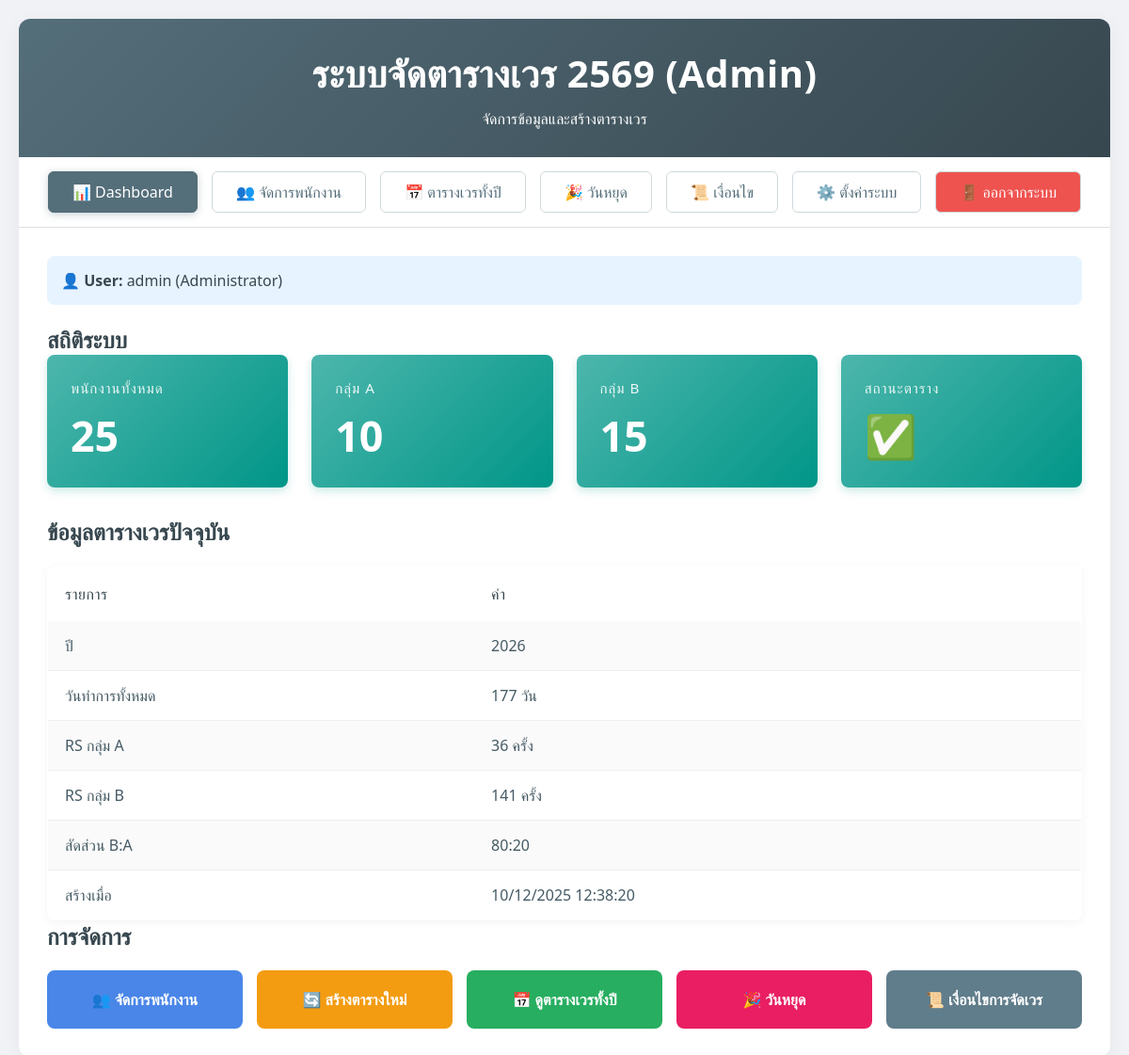
/admin/index.php (signed in), run on the app's committed database.
### tables this page shows
CREATE TABLE `schedule_meta` (
  `id` int(11) NOT NULL AUTO_INCREMENT,
  `year` int(11) NOT NULL,
  `working_days_count` int(11) DEFAULT NULL,
  `rs_group_a_count` int(11) DEFAULT NULL,
  `rs_group_b_count` int(11) DEFAULT NULL,
  `generated_at` timestamp NULL DEFAULT current_timestamp(),
  PRIMARY KEY (`id`),
  UNIQUE KEY `year` (`year`),
  KEY `idx_year` (`year`)
);

### src/auth/Auth.php (called while the page is built, shortened)
<?php
require_once __DIR__ . '/../config/database.php';
class Auth
{
    public static function getAdminUsername(): ?string
    {
        return $_SESSION['admin_username'] ?? null;
    }
}

### src/config/database.php (called while the page is built, shortened)
<?php
class Database
{
    private static ?Database $instance = null;
    private PDO $conn;
    private function __construct()
    {
        $host = getenv('DB_HOST') ?: 'db';
        $dbname = getenv('DB_NAME') ?: 'shift_scheduler';
        $user = getenv('DB_USER') ?: 'scheduler_user';
        $pass = getenv('DB_PASS') ?: 'scheduler_secure_pass_2026';
        $port = getenv('DB_PORT') ?: '3306';
        try {
            $this->conn = new PDO(
                "mysql:host=$host;port=$port;dbname=$dbname;charset=utf8mb4",
                $user,
                $pass,
                [
                    PDO::ATTR_ERRMODE => PDO::ERRMODE_EXCEPTION,
                    PDO::ATTR_DEFAULT_FETCH_MODE => PDO::FETCH_ASSOC,
                    PDO::ATTR_EMULATE_PREPARES => false
                ]
            );
        } catch (PDOException $e) {
            sleep(2);
            try {
                $this->conn = new PDO(
                    "mysql:host=$host;port=$port;dbname=$dbname;charset=utf8mb4",
                    $user,
                    $pass,
                    [
                        PDO::ATTR_ERRMODE => PDO::ERRMODE_EXCEPTION,
                        PDO::ATTR_DEFAULT_FETCH_MODE => PDO::FETCH_ASSOC,
                        PDO::ATTR_EMULATE_PREPARES => false
                    ]
                );
            } catch (PDOException $e) {
                die("Database connection failed: " . $e->getMessage());
            }
        }
    }
    public static function getInstance(): Database
    {
        if (self::$instance === null) {
            self::$instance = new Database();
        }
        return self::$instance;
    }
    public function getConnection(): PDO
    {
        return $this->conn;
    }
}

### src/models/StaffDB.php (called while the page is built, shortened)
<?php
require_once __DIR__ . '/../config/database.php';
class StaffDB
{
    private PDO $db;
    public function __construct()
    {
        $this->db = Database::getInstance()->getConnection();
    }
    public function getCountByGroup(string $group): int
    {
        $stmt = $this->db->prepare("SELECT COUNT(*) FROM staff WHERE group_type = ? AND active = 1");
        $stmt->execute([$group]);
        return (int) $stmt->fetchColumn();
    }
}

### src/models/ScheduleDB.php (called while the page is built, shortened)
<?php
require_once __DIR__ . '/../config/database.php';
class ScheduleDB
{
    private PDO $db;
    public function __construct()
    {
        $this->db = Database::getInstance()->getConnection();
    }
    public function getMeta(int $year): ?array
    {
        $stmt = $this->db->prepare("SELECT * FROM schedule_meta WHERE year = ?");
        $stmt->execute([$year]);
        $result = $stmt->fetch();
        return $result ?: null;
    }
    public function scheduleExists(int $year): bool
    {
        $stmt = $this->db->prepare("SELECT COUNT(*) FROM schedules WHERE year = ?");
        $stmt->execute([$year]);
        return $stmt->fetchColumn() > 0;
    }
}

### src/admin/index.php (the view, shortened to what this page needs)
<?php
require_once __DIR__ . '/../auth/Auth.php';
require_once __DIR__ . '/../models/StaffDB.php';
require_once __DIR__ . '/../models/ScheduleDB.php';
$staffDB = new StaffDB();
$scheduleDB = new ScheduleDB();
$groupACount = $staffDB->getCountByGroup('A');
$groupBCount = $staffDB->getCountByGroup('B');
$totalStaff = $groupACount + $groupBCount;
$scheduleMeta = $scheduleDB->getMeta(YEAR);
$scheduleExists = $scheduleDB->scheduleExists(YEAR);
$adminUsername = Auth::getAdminUsername();
?>
<!DOCTYPE html>
<html lang="th">
<head>
    <link rel="stylesheet" href="../public/css/style.css">
</head>
<body>
    <div class="container">
        <header>
            <h1>ระบบจัดตารางเวร <?= YEAR + 543 ?> (Admin)</h1>
            <div class="subtitle">จัดการข้อมูลและสร้างตารางเวร</div>
        </header>
        <nav>
            <a href="index.php" class="<?= basename($_SERVER['PHP_SELF']) == 'index.php' ? 'active' : '' ?>">📊
                Dashboard</a>
            <a href="staff.php">👥 จัดการพนักงาน</a>
            <a href="schedule.php">📅 ตารางเวรทั้งปี</a>
            <a href="holidays.php">🎉 วันหยุด</a>
            <a href="conditions.php">📜 เงื่อนไข</a>
            <a href="settings.php">⚙️ ตั้งค่าระบบ</a>
            <a href="logout.php" style="background: #ef5350; color: white; float: right;">🚪 ออกจากระบบ</a>
        </nav>
        <div class="content">
            <div style="background: #e7f3ff; padding: 15px; border-radius: 8px; margin-bottom: 20px;">
                <strong>👤 User:</strong> <?= htmlspecialchars($adminUsername) ?> (Administrator)
            </div>
            <h2>สถิติระบบ</h2>
            <div class="stats-grid">
                <div class="stat-card">
                    <h3>พนักงานทั้งหมด</h3>
                    <div class="value"><?= $totalStaff ?></div>
                </div>
                <div class="stat-card">
                    <h3>กลุ่ม A</h3>
                    <div class="value"><?= $groupACount ?></div>
                </div>
                <div class="stat-card">
                    <h3>กลุ่ม B</h3>
                    <div class="value"><?= $groupBCount ?></div>
                </div>
                <div class="stat-card">
                    <h3>สถานะตาราง</h3>
                    <div class="value"><?= $scheduleExists ? '✅' : '⚠️' ?></div>
                </div>
            </div>
            <?php if ($scheduleMeta): ?>
                <h2>ข้อมูลตารางเวรปัจจุบัน</h2>
                <table>
                    <tr>
                        <th>รายการ</th>
                        <th>ค่า</th>
                    </tr>
                    <tr>
                        <td>ปี</td>
                        <td><?= $scheduleMeta['year'] ?></td>
                    </tr>
                    <tr>
                        <td>วันทำการทั้งหมด</td>
                        <td><?= $scheduleMeta['working_days_count'] ?> วัน</td>
                    </tr>
                    <tr>
                        <td>RS กลุ่ม A</td>
                        <td><?= $scheduleMeta['rs_group_a_count'] ?> ครั้ง</td>
                    </tr>
                    <tr>
                        <td>RS กลุ่ม B</td>
                        <td><?= $scheduleMeta['rs_group_b_count'] ?> ครั้ง</td>
                    </tr>
                    <tr>
                        <td>สัดส่วน B:A</td>
                        <td>
                            <?php
                            $total = $scheduleMeta['rs_group_a_count'] + $scheduleMeta['rs_group_b_count'];
                            if ($total > 0) {
                                $bRatio = round(($scheduleMeta['rs_group_b_count'] / $total) * 100);
                                echo $bRatio . ':' . (100 - $bRatio);
                            }
                            ?>
                        </td>
                    </tr>
                    <tr>
                        <td>สร้างเมื่อ</td>
                        <td><?= date('d/m/Y H:i:s', strtotime($scheduleMeta['generated_at'])) ?></td>
                    </tr>
                </table>
            <?php endif; ?>
            <h2>การจัดการ</h2>
            <div
                style="display: grid; grid-template-columns: repeat(auto-fit, minmax(200px, 1fr)); gap: 15px; margin-top: 20px;">
                <a href="staff.php"
                    style="background: #4a86e8; color: white; padding: 20px; border-radius: 8px; text-decoration: none; text-align: center; font-weight: 600;">
                    👥 จัดการพนักงาน
                </a>
                <a href="regenerate.php"
                    style="background: #f39c12; color: white; padding: 20px; border-radius: 8px; text-decoration: none; text-align: center; font-weight: 600;">
                    🔄 สร้างตารางใหม่
                </a>
                <a href="schedule.php"
                    style="background: #27ae60; color: white; padding: 20px; border-radius: 8px; text-decoration: none; text-align: center; font-weight: 600;">
                    📅 ดูตารางเวรทั้งปี
                </a>
                <a href="holidays.php"
                    style="background: #e91e63; color: white; padding: 20px; border-radius: 8px; text-decoration: none; text-align: center; font-weight: 600;">
                    🎉 วันหยุด
                </a>
                <a href="conditions.php"
                    style="background: #607d8b; color: white; padding: 20px; border-radius: 8px; text-decoration: none; text-align: center; font-weight: 600;">
                    📜 เงื่อนไขการจัดเวร
                </a>
            </div>
        </div>
    </div>
</body>
</html>

### public/css/style.css (style rules this page uses)
* { margin: 0; padding: 0; box-sizing: border-box; }
body { font-family: 'Bai Jamjuree', 'Segoe UI', Tahoma, Geneva, Verdana, sans-serif; background: #f0f2f5; min-height: 100vh; padding: 20px; color: #37474f; }
.container { max-width: 1400px; margin: 0 auto; background: white; border-radius: 12px; box-shadow: 0 4px 20px rgba(0, 0, 0, 0.05); overflow: hidden; }
header { background: linear-gradient(135deg, #546e7a 0%, #37474f 100%); color: white; padding: 30px; text-align: center; }
header h1 { font-size: 2.5rem; margin-bottom: 10px; font-weight: 600; letter-spacing: 0.5px; text-shadow: none; }
nav { background: #ffffff; padding: 15px 30px; border-bottom: 1px solid #e0e0e0; display: flex; flex-wrap: wrap; gap: 15px; justify-content: center; }
nav a { text-decoration: none; color: #546e7a; padding: 10px 25px; border-radius: 6px; background: white; border: 1px solid #cfd8dc; font-weight: 500; transition: all 0.2s ease; box-shadow: none; }
nav a.active { background: #546e7a; color: white; border-color: #546e7a; box-shadow: 0 2px 8px rgba(84, 110, 122, 0.3); }
.content { padding: 30px; }
.stats-grid { display: grid; grid-template-columns: repeat(auto-fit, minmax(250px, 1fr)); gap: 25px; margin-bottom: 30px; }
.stat-card { background: linear-gradient(135deg, #4db6ac 0%, #009688 100%); color: white; padding: 25px; border-radius: 8px; box-shadow: 0 4px 10px rgba(0, 150, 136, 0.2); border: none; }
.stat-card h3 { font-size: 0.95rem; opacity: 0.9; margin-bottom: 10px; text-transform: uppercase; letter-spacing: 1px; font-weight: 500; }
.stat-card .value { font-size: 2.8rem; font-weight: 600; text-shadow: none; }
table { width: 100%; border-collapse: collapse; margin-top: 20px; background: white; border-radius: 8px; overflow: hidden; box-shadow: 0 2px 10px rgba(0, 0, 0, 0.05); border: 1px solid #eceff1; }
table th { padding: 18px; text-align: left; font-weight: 500; font-size: 1rem; letter-spacing: 0.5px; }
table td { padding: 15px 18px; border-bottom: 1px solid #eceff1; color: #455a64; }
table tbody tr { transition: background 0.2s ease; }
table tbody tr:nth-child(even) { background: #fafafa; }

### data on the page
schedule_meta: year "2026", working_days_count "177", rs_group_a_count "36", rs_group_b_count "141", bRatio "80", 100 - $bRatio "20", generated_at "10/12/2025 12:38:20"

### other printed values
YEAR + 543 "2569"
$adminUsername "admin"
$totalStaff "25"
$groupACount "10"
$groupBCount "15"
